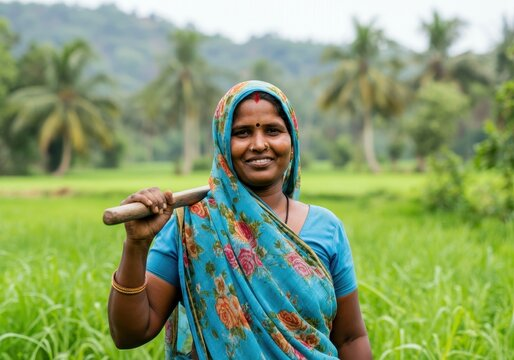
#> input picture Deep Learning/CNN/Happy or Sad/testing/360_F_1306872348_BrIS8JJ5RhFZf4YXds20Ey0l3iy4SnrK.jpg, 514 x 360 px, given in place of the camera
$ python green.py
#> lines starting #> are read from the running program, lines starting #| are printed output that depends on the picture; after the words box and inside, x2 and y2 are one past the last pixel; in counts of white or black regions, pixels touching at a corner belong together
#OBJECT DETECTION USING OPENCV

#I have 3 object with me 1> red 2> green 3> blue

'''How can we detect which color it is and how can way say to the computer only 1 specific color
that is what we are going to see using opencv'''

import cv2 # package of AI
import numpy as np

#Lets capture the camera. 0 for webcam. if you want other webcam then we can change to index to 1, 2
cap = cv2.VideoCapture(0)

#Lets load the frame
while True:
    _, frame = cap.read()
#> frame is the input picture: shape (360, 514, 3); mean B, G, R 109.9, 156.9, 133.7

    #we convert this format to hsv , bgr library this is color format red, green, blue, we are frame with hsv which use to select the color

    hsv_frame = cv2.cvtColor(frame, cv2.COLOR_BGR2HSV)
#> hsv_frame: shape (360, 514, 3); mean H, S, V 53.3, 112.6, 163.9

    low_green=np.array([40,100,100])
    high_green=np.array([102,255,255])
    green_mask=cv2.inRange(hsv_frame,low_green,high_green)
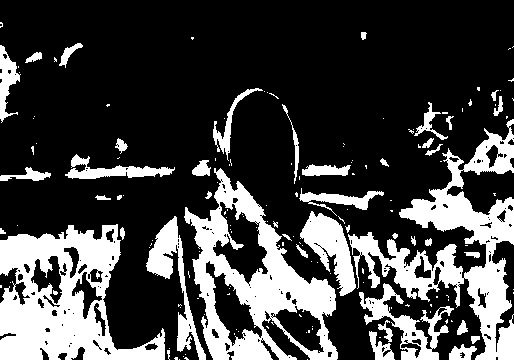
#> green_mask: shape (360, 514); 26.1% white; 160 white regions (117 under 20 px), largest, box (x1, y1, x2, y2) and area: (0, 224, 165, 360) 12130, (348, 119, 514, 360) 11410, (184, 168, 338, 360) 11084
    green=cv2.bitwise_and(frame,frame,mask=green_mask)
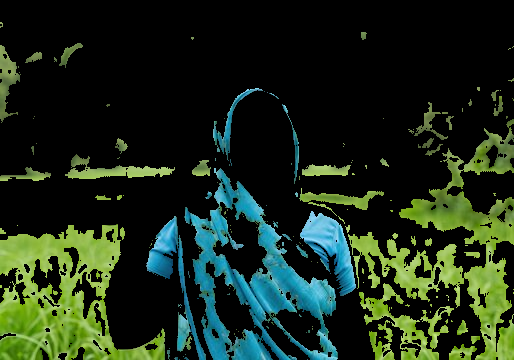
#> green: shape (360, 514, 3); mean B, G, R 26, 42.3, 27

# Lets frame on the windows
    cv2.imshow("Frame", frame)
    cv2.imshow("Green",green)

# weight key event which is 1 and which is 27 then break the loop that means we are going to stop the loop
    key = cv2.waitKey(1)
#> (key Esc is pressed here)
    if key == 27:
        break

# Lets run this one and we will see the camera, camera is on

# Now lets deeper understanding how to detect color now

''' HSV --> HUE - we can see the color red,green,blue,yellow and also we can see the gradiation of the color
          SATURATION - How much quantity of the color we want to have
          (0- nothing, completely white, opencv - maximux pixel 0-255)
          VALUE - Brightness of the color (0- completely black)'''
#===========
#Next step is to convert the color format to hsv

$ run again, on Deep Learning/CNN/Happy or Sad/testing/360_F_766701373_qAT5aKOymhy5tqNhirFUCo6MSVw1as2l.jpg
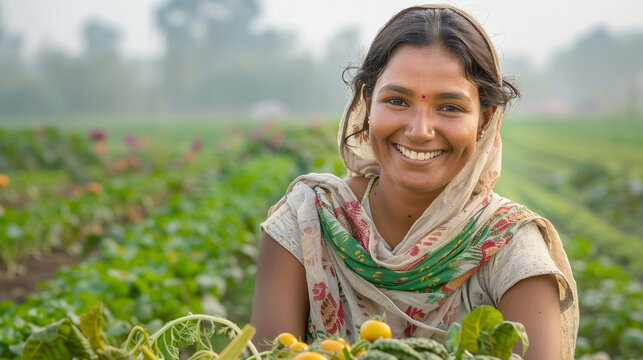
#> input picture Deep Learning/CNN/Happy or Sad/testing/360_F_766701373_qAT5aKOymhy5tqNhirFUCo6MSVw1as2l.jpg, 643 x 360 px, given in place of the camera
#> frame is the input picture: shape (360, 643, 3); mean B, G, R 114.4, 149.7, 146.7
#> hsv_frame: shape (360, 643, 3); mean H, S, V 44.3, 84.6, 158.8
#> `green_mask=cv2.inRange(hsv_frame,low_green,high_green)`:
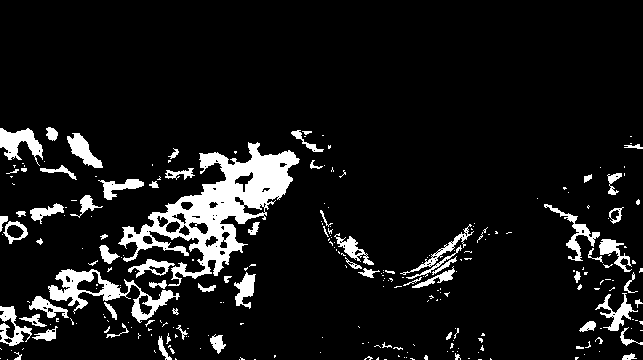
#> green_mask: shape (360, 643); 9.2% white; 264 white regions (192 under 20 px), largest, box (x1, y1, x2, y2) and area: (118, 142, 300, 286) 8139, (48, 269, 180, 323) 1958, (0, 128, 43, 166) 811
#> `green=cv2.bitwise_and(frame,frame,mask=green_mask)`:
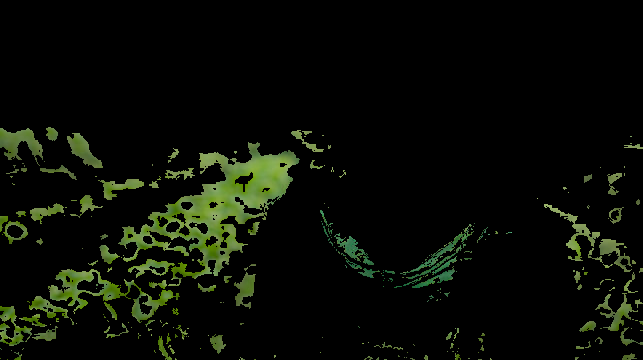
#> green: shape (360, 643, 3); mean B, G, R 5.5, 12.5, 9.4

$ run again, on Deep Learning/CNN/Happy or Sad/testing/360_F_821849190_K5pRb4Rzyon367vDn15Mj8OM4AROkER6.jpg
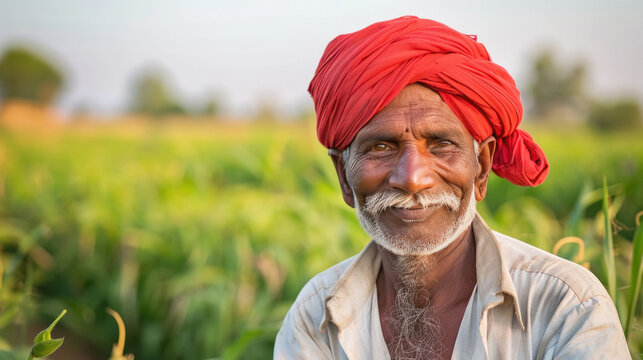
#> input picture Deep Learning/CNN/Happy or Sad/testing/360_F_821849190_K5pRb4Rzyon367vDn15Mj8OM4AROkER6.jpg, 643 x 360 px, given in place of the camera
#> frame is the input picture: shape (360, 643, 3); mean B, G, R 107.8, 149.8, 168.1
#> hsv_frame: shape (360, 643, 3); mean H, S, V 46.4, 107.2, 173.9
#> `green_mask=cv2.inRange(hsv_frame,low_green,high_green)`:
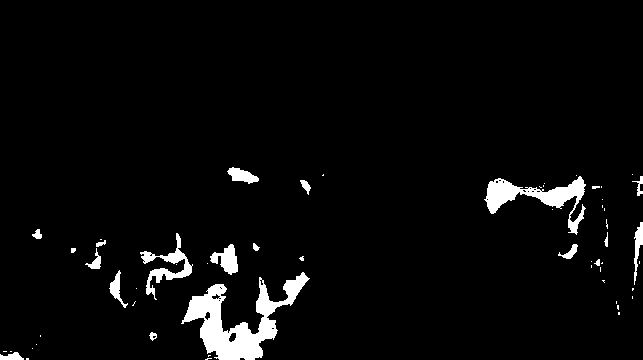
#> green_mask: shape (360, 643); 3.9% white; 57 white regions (37 under 20 px), largest, box (x1, y1, x2, y2) and area: (181, 272, 310, 360) 4002, (484, 176, 586, 235) 1853, (140, 233, 193, 300) 879
#> `green=cv2.bitwise_and(frame,frame,mask=green_mask)`:
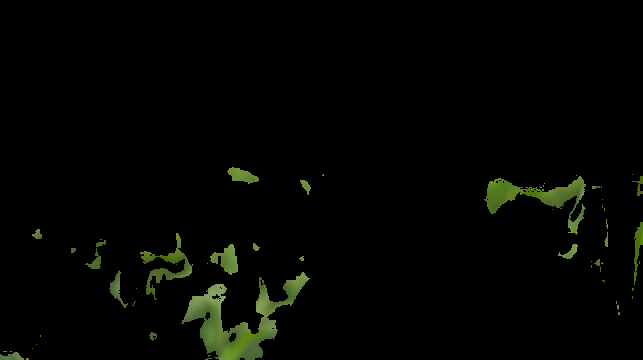
#> green: shape (360, 643, 3); mean B, G, R 2, 4.8, 3.7
